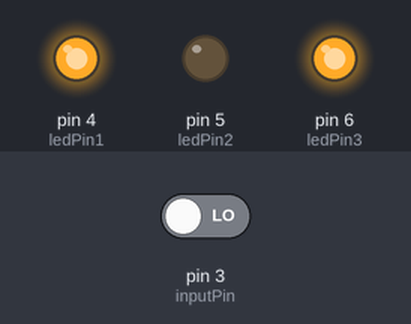
A sketch run on a simulated Arduino Uno, built with avr-gcc and run on an emulated ATmega328P. On the bench: output pins drawn as LEDs (lit = HIGH). The inputs (shaded band) are chosen by the test bench; at power-on: pin 3 (inputPin) LOW. What the sketch prints to the serial monitor is not drawn.

Above: at 0.2 s.
At 0.61 s:
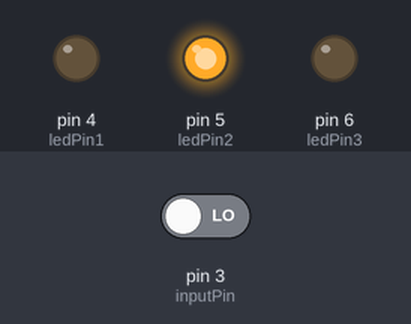
At 1.3 s:
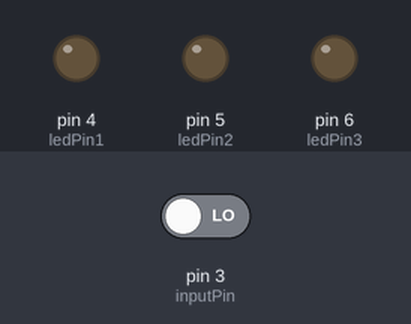
Timing chart, 0 to 2.8 s (numbered marks = the images above):
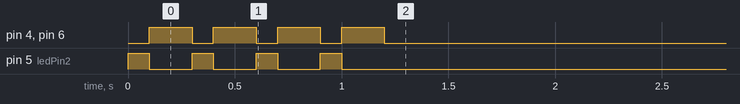

Measured:
- by itself, pin 4 (ledPin1), pin 6 (ledPin3): alternates HIGH for 0.20 s and LOW for 0.10 s, 7 changes in all, then stays LOW

The sketch:

Light-Kit.ino
```cpp
//Pin definitions
#define inputPin 3
#define ledPin1 4
#define ledPin2 5
#define ledPin3 6
//End of pin definitions

//Variable settings
int input, previousMillis = 0, nowMillis = 0, i = 0, mode = 0;  //readed value storing in 'input', 'i' used for welcoming lights, 'mode' used for controlling the light modes
//End of variable settings

void setup() {
  Serial.begin(9600);  //Serial communication starts
  //Pin mode settings
  pinMode(inputPin, INPUT);
  pinMode(ledPin1, OUTPUT);
  pinMode(ledPin2, OUTPUT);
  pinMode(ledPin3, OUTPUT);
  //End of pin mode settings
  for (i = 0; i <= 3; i++) {
    welcoming();
  }
}

void loop() {

  switch (mode) {
    case (0):
      noLight();
      break;
    case (1):
      lowBeam();
      break;
    case (2):
      highBeam();
      break;
  }
  input = pulseIn(inputPin, HIGH, 25000);  // signal receiving is processing here. I have taken this line from Beaver's Hobby Youtube Channel: Silly Arduino Project #1
  previousMillis = millis();               //this line and next three lines are preventing unwanted blinkings
  nowMillis = millis();
  while (nowMillis - previousMillis <= 150) {
    nowMillis = millis();
  }
  if (input >= 1850) {  //if input value bigger than 1850 (button pressed), this will be activated.
    if (mode == 0) {
      mode = (mode + 1) % 3;
    } else if (mode == 1) {
      mode = (mode + 1) % 3;
    } else if (mode == 2) {
      mode = (mode + 1) % 3;
    }
  } else {
    mode = mode;
  }
  Serial.print("İnput: ");
  Serial.println(input);
  Serial.println(mode);
}

void lowBeam() {
  // writing new states of the LEDs
  digitalWrite(ledPin1, LOW);
  digitalWrite(ledPin2, HIGH);
  digitalWrite(ledPin3, LOW);
  //End of writing
}

void highBeam() {
  // writing new states of the LEDs
  digitalWrite(ledPin1, HIGH);
  digitalWrite(ledPin2, HIGH);
  digitalWrite(ledPin3, HIGH);
  //End of writing
}

void noLight() {
  // writing new states of the LEDs
  digitalWrite(ledPin3, LOW);
  digitalWrite(ledPin2, LOW);
  digitalWrite(ledPin1, LOW);
  //End of writing
}

void welcoming() {
  digitalWrite(ledPin1, LOW);
  digitalWrite(ledPin2, HIGH);
  digitalWrite(ledPin3, LOW);
  delay(100);
  digitalWrite(ledPin1, HIGH);
  digitalWrite(ledPin2, LOW);
  digitalWrite(ledPin3, HIGH);
  delay(200);
}
```
